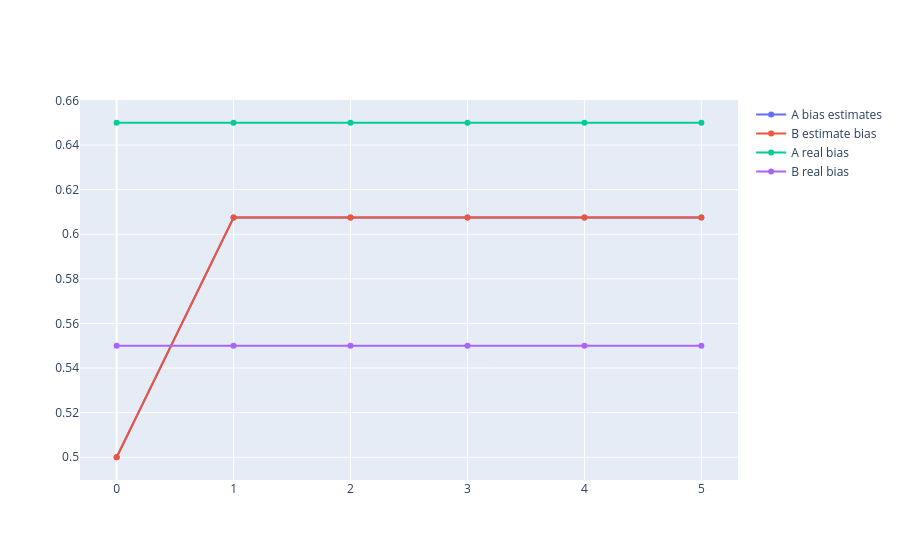

Source (notebook cell):
### Code cell
# initialize guesses

fig = go.Figure()

# guess bias towards heads
p_A = 0.5
p_B = 0.5

# guess of selecting each coin for each trial (init values)
pi_A_new = 0.5
pi_B_new = 0.5

# guesses for which coins generated which trial
coin_guesses = []

N_ITERATIONS = 5

p_A_estimates = [p_A]
p_B_estimates = [p_B]

pi_A_estimates = [pi_A_new]
pi_B_estimates = [pi_B_new]

ll_estimates = []

for i in range(N_ITERATIONS):
    print('iteration:', i)

    p_A_new_N = 0
    p_A_new_D = 0
    p_B_new_N = 0
    p_B_new_D = 0

    term_for_ll = 0.0

    # iterate over trials, and compute (normalized) probabilities for coin flips, as
    # well as the new values for p_A and p_B
    for j, t in enumerate(trials):
        print('trial:'); print(t)

        # e-step
        prob_A = binom.pmf(t["n_heads"], N, p_A)
        prob_B = binom.pmf(t["n_heads"], N, p_B)

        prob_A_norm = prob_A / (prob_A + prob_B)
        prob_B_norm = prob_B / (prob_A + prob_B)

        print('prob A and B norm:', prob_A_norm, prob_B_norm)

        # m-step (cumulative)
        p_A_new_N += prob_A_norm * t["n_heads"]
        p_A_new_D += prob_A_norm

        p_B_new_N += prob_B_norm * t["n_heads"]
        p_B_new_D += prob_B_norm

        coin_guesses.append("A" if prob_A > prob_B else "B")

        term_for_ll += np.log(
            pi_A_new * binom.pmf(t["n_heads"], N, p_A) +
            pi_B_new * binom.pmf(t["n_heads"], N, p_B)
            )

    print()
    
    # m-step
    p_A = p_A_new_N / (p_A_new_D * N)
    p_B = p_B_new_N / (p_B_new_D * N)

    p_A_estimates.append(p_A)
    p_B_estimates.append(p_B)

    pi_A_new = p_A_new_D / T
    pi_B_new = p_B_new_D / T

    ll_estimates.append(term_for_ll)

    print('new estimated biases:', p_A, p_B)

print('coin guesses and correct values:')
c = 0
for k in range(NUM_A_TRIALS + NUM_A_TRIALS):
    print('guessed:', coin_guesses[k], ", correct:", trials[k]["coin"])
    if coin_guesses[k] == trials[k]["coin"]:
        c += 1

print('% correct coin guesses:')
print(c / (NUM_A_TRIALS + NUM_B_TRIALS) * 100, "%")

n = len(p_A_estimates)

fig.add_trace(go.Scatter(x=list(range(n)), y=p_A_estimates, name="A bias estimates"))
fig.add_trace(go.Scatter(x=list(range(n)), y=p_B_estimates, name="B estimate bias"))
fig.add_trace(go.Scatter(x=list(range(n)), y=[A_BIAS for _ in range(N_ITERATIONS + 1)], name="A real bias"))
fig.add_trace(go.Scatter(x=list(range(n)), y=[B_BIAS for _ in range(N_ITERATIONS + 1)], name="B real bias"))



fig.show()

### Figure 1 — Plotly figure (JSON) as saved in the notebook; plotly's stock layout.template omitted (floating-point values rounded to 4 significant figures)
{"data": [{"name": "A bias estimates", "type": "scatter", "x": [0, 1, 2, 3, 4, 5], "y": [0.5, 0.6075, 0.6075, 0.6075, 0.6075, 0.6075]}, {"name": "B estimate bias", "type": "scatter", "x": [0, 1, 2, 3, 4, 5], "y": [0.5, 0.6075, 0.6075, 0.6075, 0.6075, 0.6075]}, {"name": "A real bias", "type": "scatter", "x": [0, 1, 2, 3, 4, 5], "y": [0.65, 0.65, 0.65, 0.65, 0.65, 0.65]}, {"name": "B real bias", "type": "scatter", "x": [0, 1, 2, 3, 4, 5], "y": [0.55, 0.55, 0.55, 0.55, 0.55, 0.55]}], "layout": {}}
